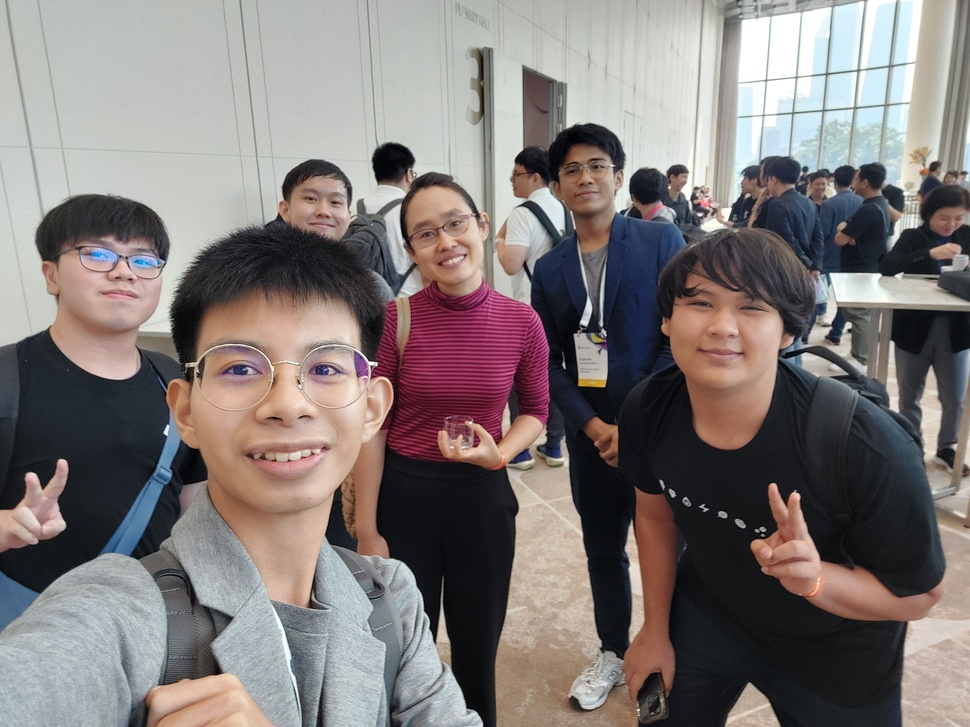
#> input picture Chapter6-FaceDetection/20240501_161358.jpg, 970 x 727 px, shrunk from 4000 x 3000 before the run
$ python face.py
#> lines starting #> are read from the running program, lines starting #| are printed output that depends on the picture; after the words box and inside, x2 and y2 are one past the last pixel; in counts of white or black regions, pixels touching at a corner belong together
import cv2

face_cascade = cv2.CascadeClassifier(f'{cv2.data.haarcascades}haarcascade_frontalface_default.xml')

img = cv2.imread('20240501_161358.jpg')
#> img is the input picture: shape (727, 970, 3); mean B, G, R 119.6, 121, 128.7
gray = cv2.cvtColor(img, cv2.COLOR_BGR2GRAY)
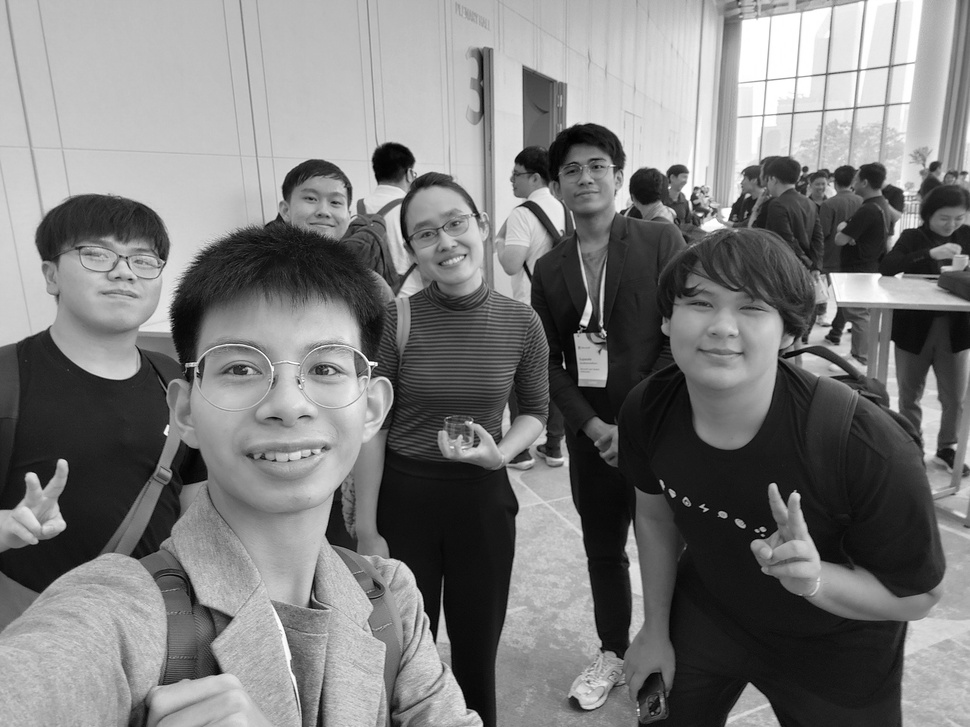
#> gray: shape (727, 970); min 0, max 255, mean 123.2

# Classifier มาค้นหาใบหน้าในภาพ
faces = face_cascade.detectMultiScale(gray, 1.5, 5)
#> faces = [[559, 147, 54, 54], [296, 181, 54, 54], [544, 134, 81, 81], [280, 164, 81, 81], [663, 261, 122, 122], [193, 301, 182, 182], [151, 262, 273, 273]]
for (x, y, w, h) in faces:
    cv2.rectangle(img, (x, y), (x+w, y+h), (255, 0, 0), 2)
    roi_gray = gray[y:y+h, x:x+w]
    roi_color = img[y:y+h, x:x+w]
#> this loop made 7 passes
#> pass 1, `roi_gray = gray[y:y+h, x:x+w]`:
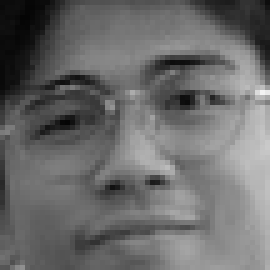
#> roi_gray: shape (54, 54) (shown 5 times larger); min 4, max 243, mean 106.5
#> pass 1, `roi_color = img[y:y+h, x:x+w]`:
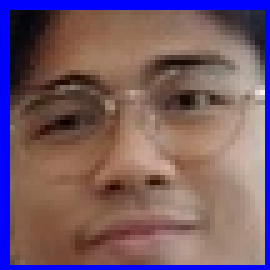
#> roi_color: shape (54, 54, 3) (shown 5 times larger); mean B, G, R 105.2, 91.1, 118.3
#> pass 2, `roi_gray = gray[y:y+h, x:x+w]`:
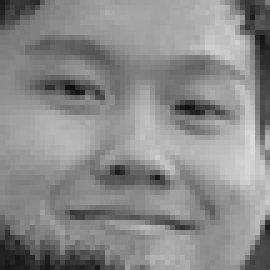
#> roi_gray: shape (54, 54) (shown 5 times larger); min 15, max 219, mean 137.7
#> pass 2, `roi_color = img[y:y+h, x:x+w]`:
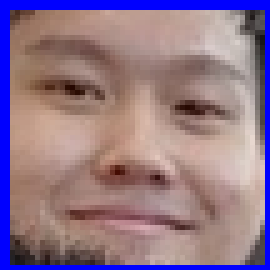
#> roi_color: shape (54, 54, 3) (shown 5 times larger); mean B, G, R 137.8, 118.3, 144.4
#> after the loop:
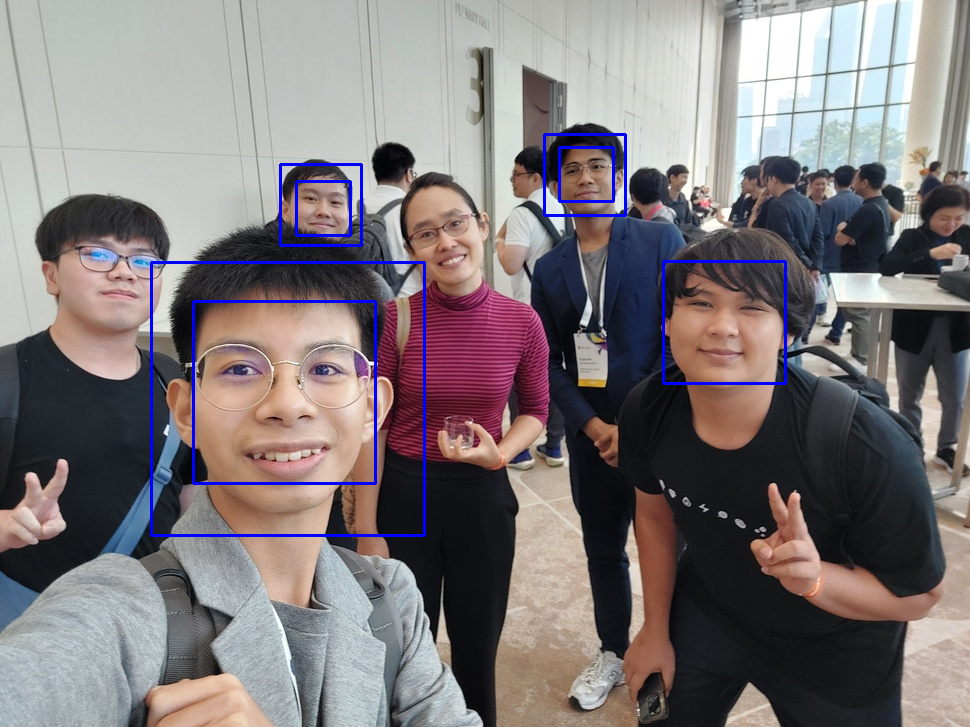
#> img: shape (727, 970, 3); 1.44% of pixels changed, all inside (x1, y1, x2, y2) = (150, 133, 787, 537)

# fits the screen
cv2.namedWindow('img', cv2.WINDOW_NORMAL)
cv2.imshow('img', img)
cv2.waitKey(0)
cv2.destroyAllWindows()

$ run again, with Chapter6-FaceDetection/family.jpg copied over Chapter6-FaceDetection/20240501_161358.jpg
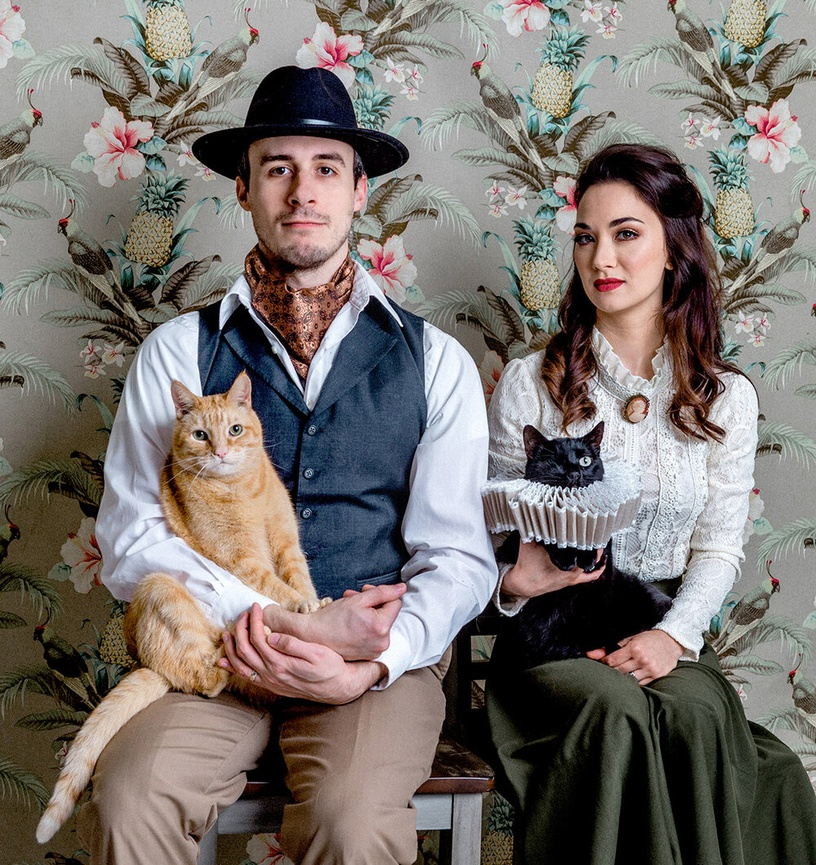
#> input picture Chapter6-FaceDetection/family.jpg, 816 x 865 px, shrunk from 1000 x 1060 before the run
#> img is the input picture: shape (865, 816, 3); mean B, G, R 111.1, 115.6, 122.1
#> faces = [[243, 126, 122, 122], [550, 189, 122, 122]]
#> the loop `for (x, y, w, h) in faces:` made 2 passes
#> pass 1, `roi_color = img[y:y+h, x:x+w]`:
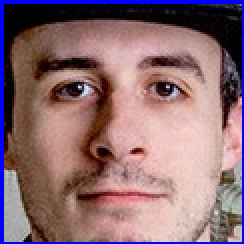
#> roi_color: shape (122, 122, 3) (shown 2 times larger); mean B, G, R 114.3, 108.3, 140.4
#> after the loop `for (x, y, w, h) in faces:`:
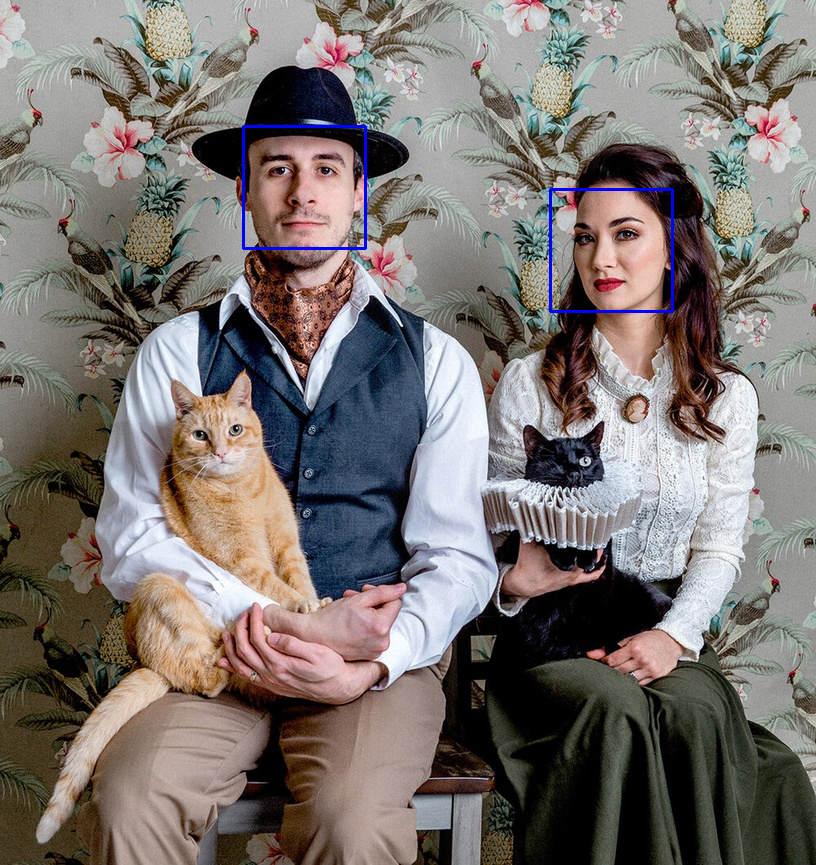
#> img: shape (865, 816, 3); 0.41% of pixels changed, all inside (x1, y1, x2, y2) = (242, 125, 674, 313)
